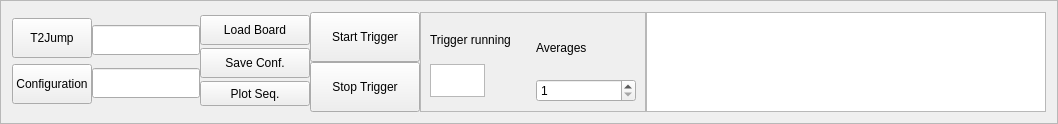
         <widget class="QFrame" name="frame_4">
          <property name="frameShape">
           <enum>QFrame::StyledPanel</enum>
          </property>
          <property name="frameShadow">
           <enum>QFrame::Sunken</enum>
          </property>
          <layout class="QHBoxLayout" name="horizontalLayout_17">
           <item>
            <layout class="QHBoxLayout" name="horizontalLayout">
             <property name="spacing">
              <number>0</number>
             </property>
             <item>
              <layout class="QHBoxLayout" name="horizontalLayout_3">
               <item>
                <layout class="QVBoxLayout" name="verticalLayout_4">
                 <item>
                  <widget class="QPushButton" name="T2JumpButton">
                   <property name="sizePolicy">
                    <sizepolicy hsizetype="Minimum" vsizetype="Minimum">
                     <horstretch>0</horstretch>
                     <verstretch>0</verstretch>
                    </sizepolicy>
                   </property>
                   <property name="minimumSize">
                    <size>
                     <width>0</width>
                     <height>25</height>
                    </size>
                   </property>
                   <property name="maximumSize">
                    <size>
                     <width>16777215</width>
                     <height>40</height>
                    </size>
                   </property>
                   <property name="text">
                    <string>T2Jump</string>
                   </property>
                  </widget>
                 </item>
                 <item>
                  <widget class="QPushButton" name="ConfigButton">
                   <property name="sizePolicy">
                    <sizepolicy hsizetype="Minimum" vsizetype="Minimum">
                     <horstretch>0</horstretch>
                     <verstretch>0</verstretch>
                    </sizepolicy>
                   </property>
                   <property name="minimumSize">
                    <size>
                     <width>0</width>
                     <height>25</height>
                    </size>
                   </property>
                   <property name="maximumSize">
                    <size>
                     <width>16777215</width>
                     <height>40</height>
                    </size>
                   </property>
                   <property name="text">
                    <string>Configuration</string>
                   </property>
                  </widget>
                 </item>
                </layout>
               </item>
               <item>
                <layout class="QVBoxLayout" name="verticalLayout_5">
                 <item>
                  <widget class="QLineEdit" name="T2JumpLine">
                   <property name="sizePolicy">
                    <sizepolicy hsizetype="Minimum" vsizetype="Minimum">
                     <horstretch>0</horstretch>
                     <verstretch>0</verstretch>
                    </sizepolicy>
                   </property>
                   <property name="minimumSize">
                    <size>
                     <width>100</width>
                     <height>25</height>
                    </size>
                   </property>
                   <property name="maximumSize">
                    <size>
                     <width>200</width>
                     <height>30</height>
                    </size>
                   </property>
                  </widget>
                 </item>
                 <item>
                  <widget class="QLineEdit" name="ConfigLine">
                   <property name="sizePolicy">
                    <sizepolicy hsizetype="Minimum" vsizetype="Minimum">
                     <horstretch>0</horstretch>
                     <verstretch>0</verstretch>
                    </sizepolicy>
                   </property>
                   <property name="minimumSize">
                    <size>
                     <width>100</width>
                     <height>25</height>
                    </size>
                   </property>
                   <property name="maximumSize">
                    <size>
                     <width>200</width>
                     <height>30</height>
                    </size>
                   </property>
                  </widget>
                 </item>
                </layout>
               </item>
              </layout>
             </item>
             <item>
              <layout class="QHBoxLayout" name="horizontalLayout_2">
               <item>
                <layout class="QVBoxLayout" name="verticalLayout_7">
                 <item>
                  <widget class="QPushButton" name="LoadBoardButton">
                   <property name="sizePolicy">
                    <sizepolicy hsizetype="Minimum" vsizetype="Minimum">
                     <horstretch>0</horstretch>
                     <verstretch>0</verstretch>
                    </sizepolicy>
                   </property>
                   <property name="minimumSize">
                    <size>
                     <width>100</width>
                     <height>25</height>
                    </size>
                   </property>
                   <property name="maximumSize">
                    <size>
                     <width>110</width>
                     <height>30</height>
                    </size>
                   </property>
                   <property name="text">
                    <string>Load Board</string>
                   </property>
                  </widget>
                 </item>
                 <item>
                  <widget class="QPushButton" name="SaveConfigButton">
                   <property name="sizePolicy">
                    <sizepolicy hsizetype="Minimum" vsizetype="Minimum">
                     <horstretch>0</horstretch>
                     <verstretch>0</verstretch>
                    </sizepolicy>
                   </property>
                   <property name="minimumSize">
                    <size>
                     <width>100</width>
                     <height>25</height>
                    </size>
                   </property>
                   <property name="maximumSize">
                    <size>
                     <width>110</width>
                     <height>30</height>
                    </size>
                   </property>
                   <property name="text">
                    <string>Save Conf.</string>
                   </property>
                  </widget>
                 </item>
                 <item>
                  <widget class="QPushButton" name="PlotSequenceButton">
                   <property name="sizePolicy">
                    <sizepolicy hsizetype="Minimum" vsizetype="Minimum">
                     <horstretch>0</horstretch>
                     <verstretch>0</verstretch>
                    </sizepolicy>
                   </property>
                   <property name="minimumSize">
                    <size>
                     <width>110</width>
                     <height>25</height>
                    </size>
                   </property>
                   <property name="maximumSize">
                    <size>
                     <width>150</width>
                     <height>25</height>
                    </size>
                   </property>
                   <property name="text">
                    <string>Plot Seq.</string>
                   </property>
                  </widget>
                 </item>
                </layout>
               </item>
               <item>
                <layout class="QVBoxLayout" name="verticalLayout_6">
                 <item>
                  <widget class="QPushButton" name="StartTriggerButton">
                   <property name="sizePolicy">
                    <sizepolicy hsizetype="Minimum" vsizetype="Minimum">
                     <horstretch>0</horstretch>
                     <verstretch>0</verstretch>
                    </sizepolicy>
                   </property>
                   <property name="minimumSize">
                    <size>
                     <width>110</width>
                     <height>25</height>
                    </size>
                   </property>
                   <property name="maximumSize">
                    <size>
                     <width>150</width>
                     <height>50</height>
                    </size>
                   </property>
                   <property name="text">
                    <string>Start Trigger</string>
                   </property>
                  </widget>
                 </item>
                 <item>
                  <widget class="QPushButton" name="StopTriggerButton">
                   <property name="sizePolicy">
                    <sizepolicy hsizetype="Minimum" vsizetype="Minimum">
                     <horstretch>0</horstretch>
                     <verstretch>0</verstretch>
                    </sizepolicy>
                   </property>
                   <property name="minimumSize">
                    <size>
                     <width>110</width>
                     <height>25</height>
                    </size>
                   </property>
                   <property name="maximumSize">
                    <size>
                     <width>150</width>
                     <height>50</height>
                    </size>
                   </property>
                   <property name="text">
                    <string>Stop Trigger</string>
                   </property>
                  </widget>
                 </item>
                </layout>
               </item>
              </layout>
             </item>
             <item>
              <widget class="QFrame" name="frame_14">
               <property name="sizePolicy">
                <sizepolicy hsizetype="Minimum" vsizetype="Minimum">
                 <horstretch>0</horstretch>
                 <verstretch>0</verstretch>
                </sizepolicy>
               </property>
               <property name="minimumSize">
                <size>
                 <width>150</width>
                 <height>50</height>
                </size>
               </property>
               <property name="maximumSize">
                <size>
                 <width>250</width>
                 <height>200</height>
                </size>
               </property>
               <property name="frameShape">
                <enum>QFrame::StyledPanel</enum>
               </property>
               <property name="frameShadow">
                <enum>QFrame::Sunken</enum>
               </property>
               <layout class="QHBoxLayout" name="horizontalLayout_32">
                <item>
                 <layout class="QVBoxLayout" name="verticalLayout_14">
                  <item>
                   <widget class="QLabel" name="Runing_Label">
                    <property name="sizePolicy">
                     <sizepolicy hsizetype="Minimum" vsizetype="Minimum">
                      <horstretch>0</horstretch>
                      <verstretch>0</verstretch>
                     </sizepolicy>
                    </property>
                    <property name="minimumSize">
                     <size>
                      <width>100</width>
                      <height>20</height>
                     </size>
                    </property>
                    <property name="maximumSize">
                     <size>
                      <width>150</width>
                      <height>30</height>
                     </size>
                    </property>
                    <property name="text">
                     <string>Trigger running</string>
                    </property>
                   </widget>
                  </item>
                  <item>
                   <widget class="QTextBrowser" name="RunningStatusBox">
                    <property name="sizePolicy">
                     <sizepolicy hsizetype="Minimum" vsizetype="Minimum">
                      <horstretch>0</horstretch>
                      <verstretch>0</verstretch>
                     </sizepolicy>
                    </property>
                    <property name="minimumSize">
                     <size>
                      <width>50</width>
                      <height>30</height>
                     </size>
                    </property>
                    <property name="maximumSize">
                     <size>
                      <width>55</width>
                      <height>33</height>
                     </size>
                    </property>
                    <property name="autoFillBackground">
                     <bool>true</bool>
                    </property>
                   </widget>
                  </item>
                 </layout>
                </item>
                <item>
                 <layout class="QVBoxLayout" name="verticalLayout_25">
                  <item>
                   <widget class="QLabel" name="label_19">
                    <property name="sizePolicy">
                     <sizepolicy hsizetype="Minimum" vsizetype="Minimum">
                      <horstretch>0</horstretch>
                      <verstretch>0</verstretch>
                     </sizepolicy>
                    </property>
                    <property name="minimumSize">
                     <size>
                      <width>100</width>
                      <height>20</height>
                     </size>
                    </property>
                    <property name="text">
                     <string>Averages</string>
                    </property>
                   </widget>
                  </item>
                  <item>
                   <widget class="QSpinBox" name="AverageSBox2">
                    <property name="minimum">
                     <number>1</number>
                    </property>
                    <property name="maximum">
                     <number>10000</number>
                    </property>
                   </widget>
                  </item>
                 </layout>
                </item>
               </layout>
              </widget>
             </item>
             <item>
              <layout class="QVBoxLayout" name="verticalLayout_29">
               <item>
                <widget class="QTextBrowser" name="TriggerLog">
                 <property name="sizePolicy">
                  <sizepolicy hsizetype="Minimum" vsizetype="Minimum">
                   <horstretch>0</horstretch>
                   <verstretch>0</verstretch>
                  </sizepolicy>
                 </property>
                 <property name="minimumSize">
                  <size>
                   <width>400</width>
                   <height>80</height>
                  </size>
                 </property>
                 <property name="maximumSize">
                  <size>
                   <width>500</width>
                   <height>100</height>
                  </size>
                 </property>
                </widget>
               </item>
              </layout>
             </item>
            </layout>
           </item>
          </layout>
         </widget>
